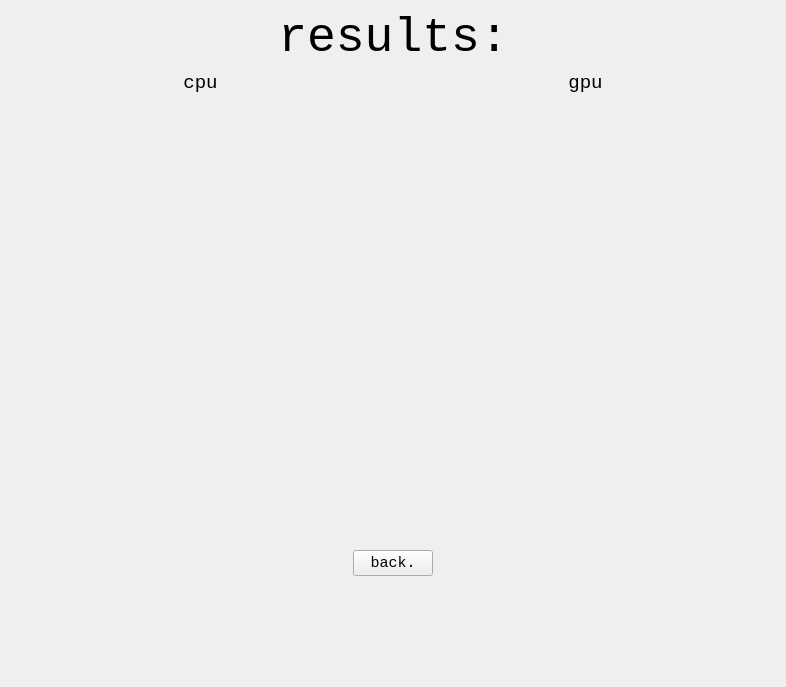
<?xml version="1.0" encoding="UTF-8"?>
<ui version="4.0">
 <class>ResultScreen</class>
 <widget class="QWidget" name="ResultScreen">
  <property name="geometry">
   <rect>
    <x>0</x>
    <y>0</y>
    <width>786</width>
    <height>687</height>
   </rect>
  </property>
  <property name="windowTitle">
   <string>Form</string>
  </property>
  <layout class="QHBoxLayout" name="horizontalLayout_2">
   <item>
    <layout class="QVBoxLayout" name="verticalLayout">
     <item>
      <layout class="QHBoxLayout" name="horizontalLayout_5">
       <item>
        <spacer name="horizontalSpacer_3">
         <property name="orientation">
          <enum>Qt::Orientation::Horizontal</enum>
         </property>
         <property name="sizeHint" stdset="0">
          <size>
           <width>40</width>
           <height>20</height>
          </size>
         </property>
        </spacer>
       </item>
       <item>
        <widget class="QLabel" name="algoNameLabel">
         <property name="sizePolicy">
          <sizepolicy hsizetype="Fixed" vsizetype="Fixed">
           <horstretch>0</horstretch>
           <verstretch>0</verstretch>
          </sizepolicy>
         </property>
         <property name="font">
          <font>
           <family>Consolas</family>
           <pointsize>36</pointsize>
          </font>
         </property>
         <property name="text">
          <string>results:</string>
         </property>
         <property name="alignment">
          <set>Qt::AlignmentFlag::AlignCenter</set>
         </property>
         <property name="margin">
          <number>20</number>
         </property>
        </widget>
       </item>
       <item>
        <spacer name="horizontalSpacer_4">
         <property name="orientation">
          <enum>Qt::Orientation::Horizontal</enum>
         </property>
         <property name="sizeHint" stdset="0">
          <size>
           <width>40</width>
           <height>20</height>
          </size>
         </property>
        </spacer>
       </item>
      </layout>
     </item>
     <item>
      <layout class="QHBoxLayout" name="horizontalLayout">
       <item>
        <layout class="QVBoxLayout" name="verticalLayout_2">
         <item>
          <widget class="QLabel" name="cpuTypeLabel">
           <property name="sizePolicy">
            <sizepolicy hsizetype="Preferred" vsizetype="Fixed">
             <horstretch>0</horstretch>
             <verstretch>0</verstretch>
            </sizepolicy>
           </property>
           <property name="font">
            <font>
             <family>Consolas</family>
             <pointsize>14</pointsize>
            </font>
           </property>
           <property name="text">
            <string>cpu</string>
           </property>
           <property name="alignment">
            <set>Qt::AlignmentFlag::AlignCenter</set>
           </property>
          </widget>
         </item>
         <item>
          <widget class="QLabel" name="cpuImageLabel">
           <property name="text">
            <string/>
           </property>
           <property name="alignment">
            <set>Qt::AlignmentFlag::AlignCenter</set>
           </property>
          </widget>
         </item>
         <item>
          <widget class="QLabel" name="cpuTimeLabel">
           <property name="sizePolicy">
            <sizepolicy hsizetype="Preferred" vsizetype="Fixed">
             <horstretch>0</horstretch>
             <verstretch>0</verstretch>
            </sizepolicy>
           </property>
           <property name="text">
            <string/>
           </property>
           <property name="alignment">
            <set>Qt::AlignmentFlag::AlignCenter</set>
           </property>
          </widget>
         </item>
        </layout>
       </item>
       <item>
        <layout class="QVBoxLayout" name="verticalLayout_4">
         <item>
          <widget class="QLabel" name="gpuTypeLabel">
           <property name="sizePolicy">
            <sizepolicy hsizetype="Preferred" vsizetype="Fixed">
             <horstretch>0</horstretch>
             <verstretch>0</verstretch>
            </sizepolicy>
           </property>
           <property name="font">
            <font>
             <family>Consolas</family>
             <pointsize>14</pointsize>
            </font>
           </property>
           <property name="text">
            <string>gpu</string>
           </property>
           <property name="alignment">
            <set>Qt::AlignmentFlag::AlignCenter</set>
           </property>
          </widget>
         </item>
         <item>
          <widget class="QLabel" name="gpuImageLabel">
           <property name="text">
            <string/>
           </property>
           <property name="alignment">
            <set>Qt::AlignmentFlag::AlignCenter</set>
           </property>
          </widget>
         </item>
         <item>
          <widget class="QLabel" name="gpuTimeLabel">
           <property name="sizePolicy">
            <sizepolicy hsizetype="Preferred" vsizetype="Fixed">
             <horstretch>0</horstretch>
             <verstretch>0</verstretch>
            </sizepolicy>
           </property>
           <property name="text">
            <string/>
           </property>
           <property name="scaledContents">
            <bool>false</bool>
           </property>
           <property name="alignment">
            <set>Qt::AlignmentFlag::AlignCenter</set>
           </property>
          </widget>
         </item>
        </layout>
       </item>
      </layout>
     </item>
     <item>
      <layout class="QHBoxLayout" name="horizontalLayout_3">
       <item>
        <spacer name="horizontalSpacer">
         <property name="orientation">
          <enum>Qt::Orientation::Horizontal</enum>
         </property>
         <property name="sizeHint" stdset="0">
          <size>
           <width>40</width>
           <height>20</height>
          </size>
         </property>
        </spacer>
       </item>
       <item>
        <widget class="QPushButton" name="backButton">
         <property name="font">
          <font>
           <family>Consolas</family>
           <pointsize>11</pointsize>
          </font>
         </property>
         <property name="text">
          <string>back.</string>
         </property>
        </widget>
       </item>
       <item>
        <spacer name="horizontalSpacer_2">
         <property name="orientation">
          <enum>Qt::Orientation::Horizontal</enum>
         </property>
         <property name="sizeHint" stdset="0">
          <size>
           <width>40</width>
           <height>20</height>
          </size>
         </property>
        </spacer>
       </item>
      </layout>
     </item>
     <item>
      <spacer name="vSpacer">
       <property name="orientation">
        <enum>Qt::Orientation::Vertical</enum>
       </property>
       <property name="sizeType">
        <enum>QSizePolicy::Policy::Fixed</enum>
       </property>
       <property name="sizeHint" stdset="0">
        <size>
         <width>20</width>
         <height>100</height>
        </size>
       </property>
      </spacer>
     </item>
    </layout>
   </item>
  </layout>
 </widget>
 <resources/>
 <connections/>
</ui>
